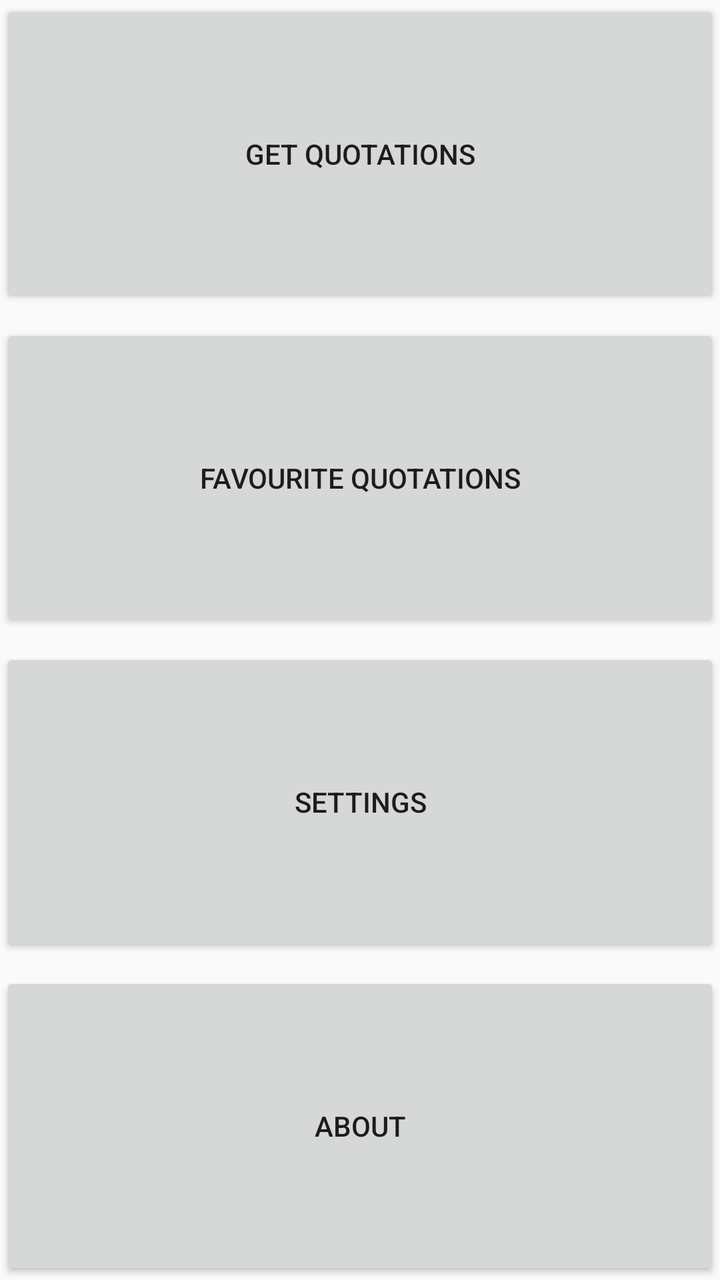
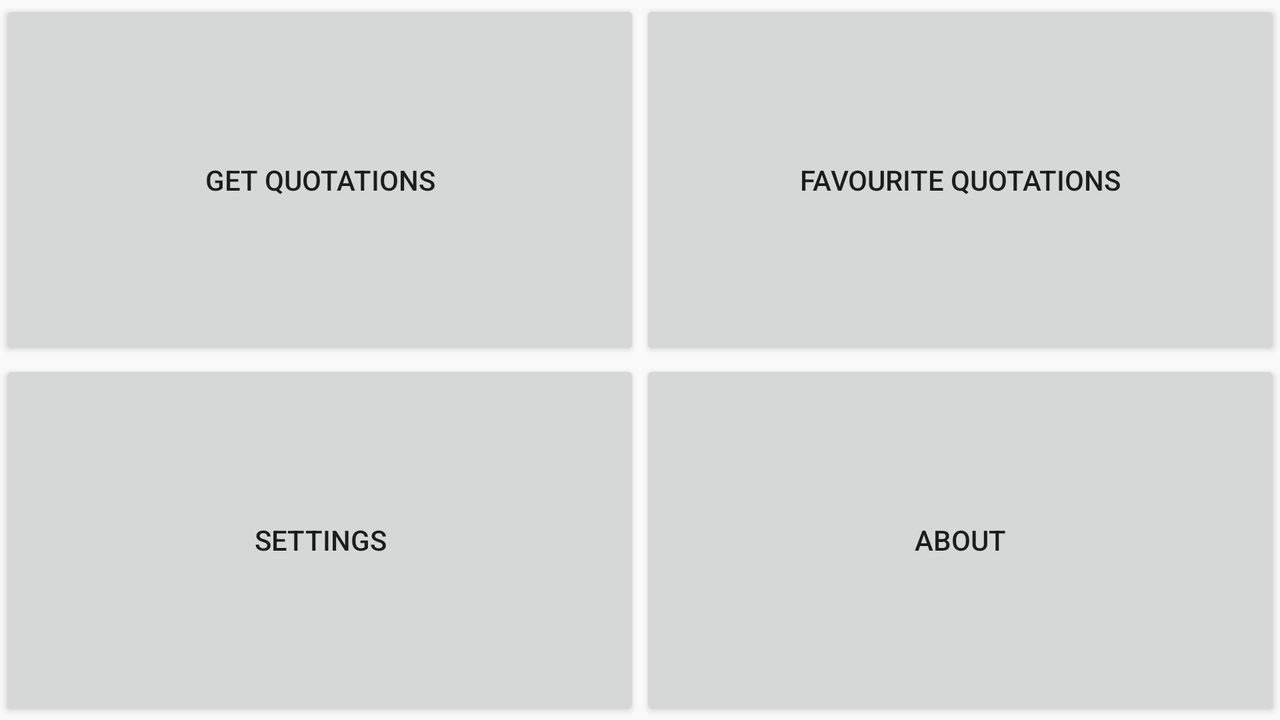

First picture: res/layout/ on a phone held upright. Second picture: the repository's own variant of that layout, on a device whose configuration matches the variant's folder. Source for both follows.
<!-- AndroidManifest.xml: application theme AppTheme -->
<!-- res/layout/activity_main.xml -->
<?xml version="1.0" encoding="utf-8"?>
<androidx.constraintlayout.widget.ConstraintLayout xmlns:android="http://schemas.android.com/apk/res/android"
    xmlns:app="http://schemas.android.com/apk/res-auto"
    xmlns:tools="http://schemas.android.com/tools"
    android:layout_width="match_parent"
    android:layout_height="match_parent"
    tools:context=".MainActivity">

    <Button
        android:id="@+id/button"
        android:layout_width="0dp"
        android:layout_height="0dp"
        android:text="@string/get_option"
        app:layout_constraintBottom_toTopOf="@+id/button2"
        app:layout_constraintEnd_toEndOf="parent"
        app:layout_constraintHorizontal_bias="0.5"
        app:layout_constraintStart_toStartOf="parent"
        app:layout_constraintTop_toTopOf="parent" />

    <Button
        android:id="@+id/button2"
        android:layout_width="0dp"
        android:layout_height="0dp"
        android:layout_marginTop="8dp"
        android:text="@string/favourite_option"
        app:layout_constraintBottom_toTopOf="@+id/button3"
        app:layout_constraintEnd_toEndOf="parent"
        app:layout_constraintHorizontal_bias="0.5"
        app:layout_constraintStart_toStartOf="parent"
        app:layout_constraintTop_toBottomOf="@+id/button" />

    <Button
        android:id="@+id/button3"
        android:layout_width="0dp"
        android:layout_height="0dp"
        android:layout_marginTop="8dp"
        android:text="@string/settings_option"
        app:layout_constraintBottom_toTopOf="@+id/button4"
        app:layout_constraintEnd_toEndOf="parent"
        app:layout_constraintHorizontal_bias="0.5"
        app:layout_constraintStart_toStartOf="parent"
        app:layout_constraintTop_toBottomOf="@+id/button2" />

    <Button
        android:id="@+id/button4"
        android:layout_width="0dp"
        android:layout_height="0dp"
        android:layout_marginTop="8dp"
        android:text="@string/about_option"
        app:layout_constraintBottom_toBottomOf="parent"
        app:layout_constraintEnd_toEndOf="parent"
        app:layout_constraintHorizontal_bias="0.5"
        app:layout_constraintStart_toStartOf="parent"
        app:layout_constraintTop_toBottomOf="@+id/button3" />

</androidx.constraintlayout.widget.ConstraintLayout>
<!-- resources referenced by this layout -->
<resources>
  <string name="about_option">About</string>
  <string name="favourite_option">Favourite Quotations</string>
  <string name="get_option">Get Quotations</string>
  <string name="settings_option">Settings</string>
  <style name="AppTheme" parent="Theme.AppCompat.Light.DarkActionBar">
          
          <item name="colorPrimary">@color/colorPrimary</item>
          <item name="colorPrimaryDark">@color/colorPrimaryDark</item>
          <item name="colorAccent">@color/colorAccent</item>
      </style>
</resources>
<!-- res/layout-land/activity_main.xml (the repository's variant of the layout above) -->
<!-- drawn on the phone turned sideways -->
<?xml version="1.0" encoding="utf-8"?>
<androidx.constraintlayout.widget.ConstraintLayout xmlns:android="http://schemas.android.com/apk/res/android"
    xmlns:app="http://schemas.android.com/apk/res-auto"
    xmlns:tools="http://schemas.android.com/tools"
    android:layout_width="match_parent"
    android:layout_height="match_parent"
    tools:context=".MainActivity">

    <Button
        android:id="@+id/button_goto_get"
        android:layout_width="0dp"
        android:layout_height="0dp"
        android:onClick="onNavigationButtonPressed"
        android:text="@string/get_option"
        app:layout_constraintBottom_toTopOf="@+id/button_goto_settings"
        app:layout_constraintEnd_toStartOf="@+id/button_goto_favourite"
        app:layout_constraintHorizontal_bias="0.5"
        app:layout_constraintStart_toStartOf="parent"
        app:layout_constraintTop_toTopOf="parent" />

    <Button
        android:id="@+id/button_goto_settings"
        android:layout_width="0dp"
        android:layout_height="0dp"
        android:onClick="onNavigationButtonPressed"
        android:text="@string/settings_option"
        app:layout_constraintBottom_toBottomOf="parent"
        app:layout_constraintEnd_toStartOf="@+id/button_goto_about"
        app:layout_constraintHorizontal_bias="0.5"
        app:layout_constraintStart_toStartOf="parent"
        app:layout_constraintTop_toBottomOf="@+id/button_goto_get" />

    <Button
        android:id="@+id/button_goto_favourite"
        android:layout_width="0dp"
        android:layout_height="0dp"
        android:onClick="onNavigationButtonPressed"
        android:text="@string/favourite_option"
        app:layout_constraintBottom_toTopOf="@+id/button_goto_about"
        app:layout_constraintEnd_toEndOf="parent"
        app:layout_constraintHorizontal_bias="0.5"
        app:layout_constraintStart_toEndOf="@+id/button_goto_get"
        app:layout_constraintTop_toTopOf="parent" />

    <Button
        android:id="@+id/button_goto_about"
        android:layout_width="0dp"
        android:layout_height="0dp"
        android:onClick="onNavigationButtonPressed"
        android:text="@string/about_option"
        app:layout_constraintBottom_toBottomOf="parent"
        app:layout_constraintEnd_toEndOf="parent"
        app:layout_constraintHorizontal_bias="0.5"
        app:layout_constraintStart_toEndOf="@+id/button_goto_settings"
        app:layout_constraintTop_toBottomOf="@+id/button_goto_favourite" />

</androidx.constraintlayout.widget.ConstraintLayout>
